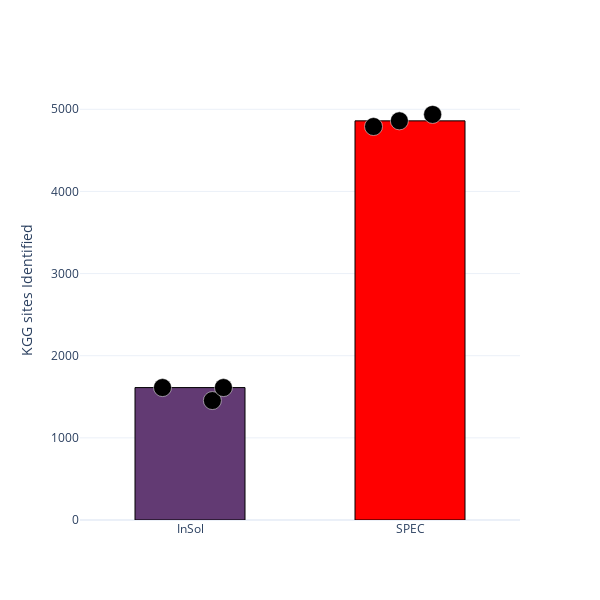

The code cell stored with this chart in its notebook:
### Markdown cell above
# Figure 4D

### Code cell
df_insol = pd.read_csv(r'Z:\Tim_SPEC\digly\diGly_sol.csv').drop('Unnamed: 0',axis = 1)
df_spec = pd.read_csv(r'Z:\Tim_SPEC\digly\diGly_SPEC.csv').drop('Unnamed: 0',axis = 1)

nums_insol = []
nums_spec = []
for i, col in enumerate(df_insol.iloc[:,:3].columns):
    nums_insol.append(len(df_insol[col].dropna()))
    nums_spec.append(len(df_spec.iloc[:,i].dropna()))
fin = [nums_insol,nums_spec]
labels = ['InSol','SPEC']
colors = ['#623a73', '#ff0000']  


medians = [np.median(reps) for reps in fin]


strip_data = []
for i, (label, reps) in enumerate(zip(labels, fin)):
    for rep_val in reps:
        strip_data.append({'Category': label, 'Value': rep_val})

strip_df = pd.DataFrame(strip_data)


fig = px.strip(strip_df, x='Category', y='Value', 
               category_orders={'Category': labels})


fig.update_traces(
    jitter=0.8,  
    marker=dict(size=18, color='black', line=dict(width=0.5, color='white'))
)


for i, (label, median, color) in enumerate(zip(labels, medians, colors)):
    fig.add_trace(go.Bar(
        x=[label],
        y=[median],
        width=0.5,
        marker=dict(color=color, line=dict(width=1, color='black')),
        name=label,
        showlegend=False
    ))

fig.update_layout(
    width=600,
    height=600,
    template='plotly_white',
    xaxis_title='',
    yaxis_title='KGG sites Identified',
    yaxis=dict(range=[0, 5600]),
    showlegend=False
)
#fig.write_image(r'D:\Projects\SPEC\figs_raw\Figure_4d.pdf', width=600, height=600)

### Figure 1 — Plotly figure (JSON) as saved in the notebook; plotly's stock layout.template omitted (floating-point values rounded to 4 significant figures)
{"data": [{"alignmentgroup": "True", "boxpoints": "all", "fillcolor": "rgba(255,255,255,0)", "hoveron": "points", "hovertemplate": "Category=%{x}<br>Value=%{y}<extra></extra>", "jitter": 0.8, "legendgroup": "", "line": {"color": "rgba(255,255,255,0)"}, "marker": {"color": "black", "line": {"color": "white", "width": 0.5}, "size": 18}, "name": "", "offsetgroup": "", "orientation": "v", "pointpos": 0, "showlegend": false, "type": "box", "x": ["InSol", "InSol", "InSol", "SPEC", "SPEC", "SPEC"], "x0": " ", "xaxis": "x", "y": [1454, 1612, 1612, 4790, 4937, 4859], "y0": " ", "yaxis": "y"}, {"marker": {"color": "#623a73", "line": {"color": "black", "width": 1}}, "name": "InSol", "showlegend": false, "type": "bar", "width": 0.5, "x": ["InSol"], "y": [1612]}, {"marker": {"color": "#ff0000", "line": {"color": "black", "width": 1}}, "name": "SPEC", "showlegend": false, "type": "bar", "width": 0.5, "x": ["SPEC"], "y": [4859]}], "layout": {"boxmode": "group", "height": 600, "legend": {"tracegroupgap": 0}, "margin": {"t": 60}, "showlegend": false, "width": 600, "xaxis": {"anchor": "y", "categoryarray": ["InSol", "SPEC"], "categoryorder": "array", "domain": [0, 1], "title": {"text": ""}}, "yaxis": {"anchor": "x", "domain": [0, 1], "range": [0, 5600], "title": {"text": "KGG sites Identified"}}}}
